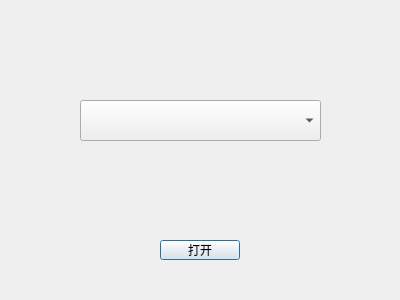
<?xml version="1.0" encoding="UTF-8"?>
<ui version="4.0">
 <class>DlgOpenMaze</class>
 <widget class="QDialog" name="DlgOpenMaze">
  <property name="geometry">
   <rect>
    <x>0</x>
    <y>0</y>
    <width>400</width>
    <height>300</height>
   </rect>
  </property>
  <property name="windowTitle">
   <string>Dialog</string>
  </property>
  <widget class="QPushButton" name="pushButton">
   <property name="geometry">
    <rect>
     <x>160</x>
     <y>240</y>
     <width>80</width>
     <height>20</height>
    </rect>
   </property>
   <property name="text">
    <string>打开</string>
   </property>
  </widget>
  <widget class="QComboBox" name="comboBox">
   <property name="geometry">
    <rect>
     <x>80</x>
     <y>100</y>
     <width>241</width>
     <height>41</height>
    </rect>
   </property>
  </widget>
 </widget>
 <resources/>
 <connections/>
</ui>
